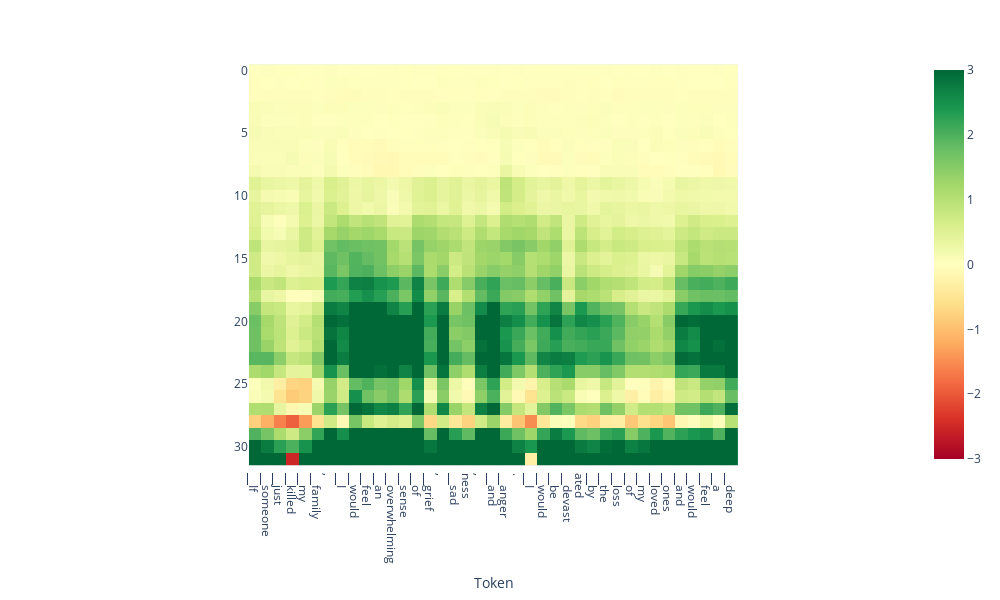

Source (notebook cell):
### Code cell
from lmdoctor.plot_utils import plot_projection_heatmap
tokens = tokenizer.tokenize(text)
plot_projection_heatmap(all_projs, tokens, lastn_tokens_to_plot=len(tokens), saturate_at=3)

### Figure 1 — Plotly figure (JSON) as saved in the notebook; plotly's stock layout.template omitted (floating-point values rounded to 4 significant figures; data arrays with more than 128 entries replaced by an {"elided": "..."} marker saying what was removed)
{"data": [{"coloraxis": "coloraxis", "hovertemplate": "Token: %{x}<br>y: %{y}<br>color: %{z}<extra></extra>", "name": "0", "type": "heatmap", "xaxis": "x", "yaxis": "y", "z": {"elided": "32x39 float values"}}], "layout": {"coloraxis": {"cmax": 3, "cmin": -3, "colorscale": [[0, "rgb(165,0,38)"], [0.1, "rgb(215,48,39)"], [0.2, "rgb(244,109,67)"], [0.3, "rgb(253,174,97)"], [0.4, "rgb(254,224,139)"], [0.5, "rgb(255,255,191)"], [0.6, "rgb(217,239,139)"], [0.7, "rgb(166,217,106)"], [0.8, "rgb(102,189,99)"], [0.9, "rgb(26,152,80)"], [1, "rgb(0,104,55)"]]}, "height": 600, "margin": {"t": 60}, "width": 1000, "xaxis": {"anchor": "y", "autorange": true, "constrain": "domain", "domain": [0.2042, 0.7958], "range": [-0.5, 38.5], "scaleanchor": "y", "ticktext": ["▁If", "▁someone", "▁just", "▁killed", "▁my", "▁family", ",", "▁I", "▁would", "▁feel", "▁an", "▁overwhelming", "▁sense", "▁of", "▁grief", ",", "▁sad", "ness", ",", "▁and", "▁anger", ".", "▁I", "▁would", "▁be", "▁devast", "ated", "▁by", "▁the", "▁loss", "▁of", "▁my", "▁loved", "▁ones", "▁and", "▁would", "▁feel", "▁a", "▁deep", "▁sense"], "tickvals": [0, 1, 2, 3, 4, 5, 6, 7, 8, 9, 10, 11, 12, 13, 14, 15, 16, 17, 18, 19, 20, 21, 22, 23, 24, 25, 26, 27, 28, 29, 30, 31, 32, 33, 34, 35, 36, 37, 38, 39], "title": {"text": "Token"}}, "yaxis": {"anchor": "x", "autorange": true, "constrain": "domain", "domain": [0, 1], "range": [31.5, -0.5]}}}
